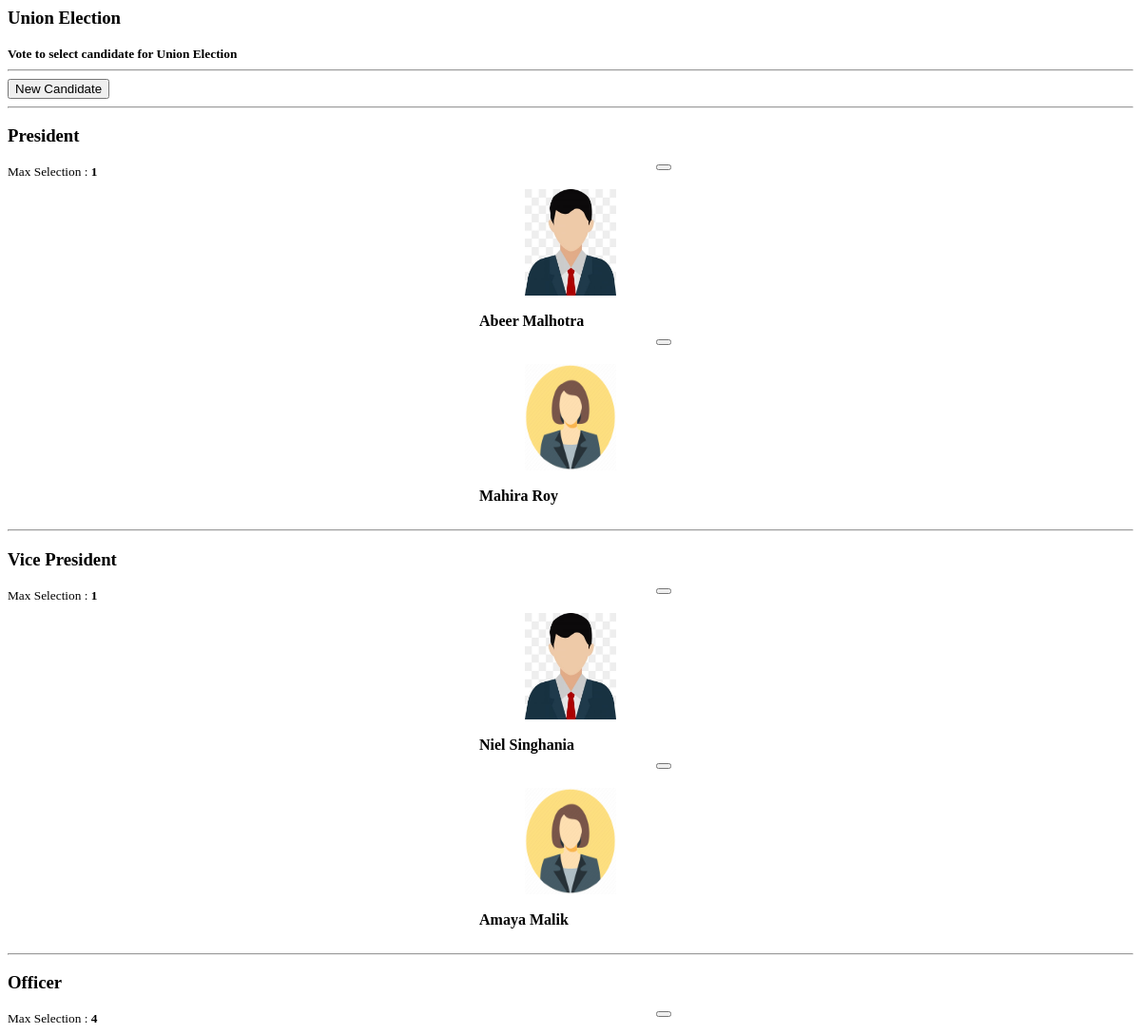
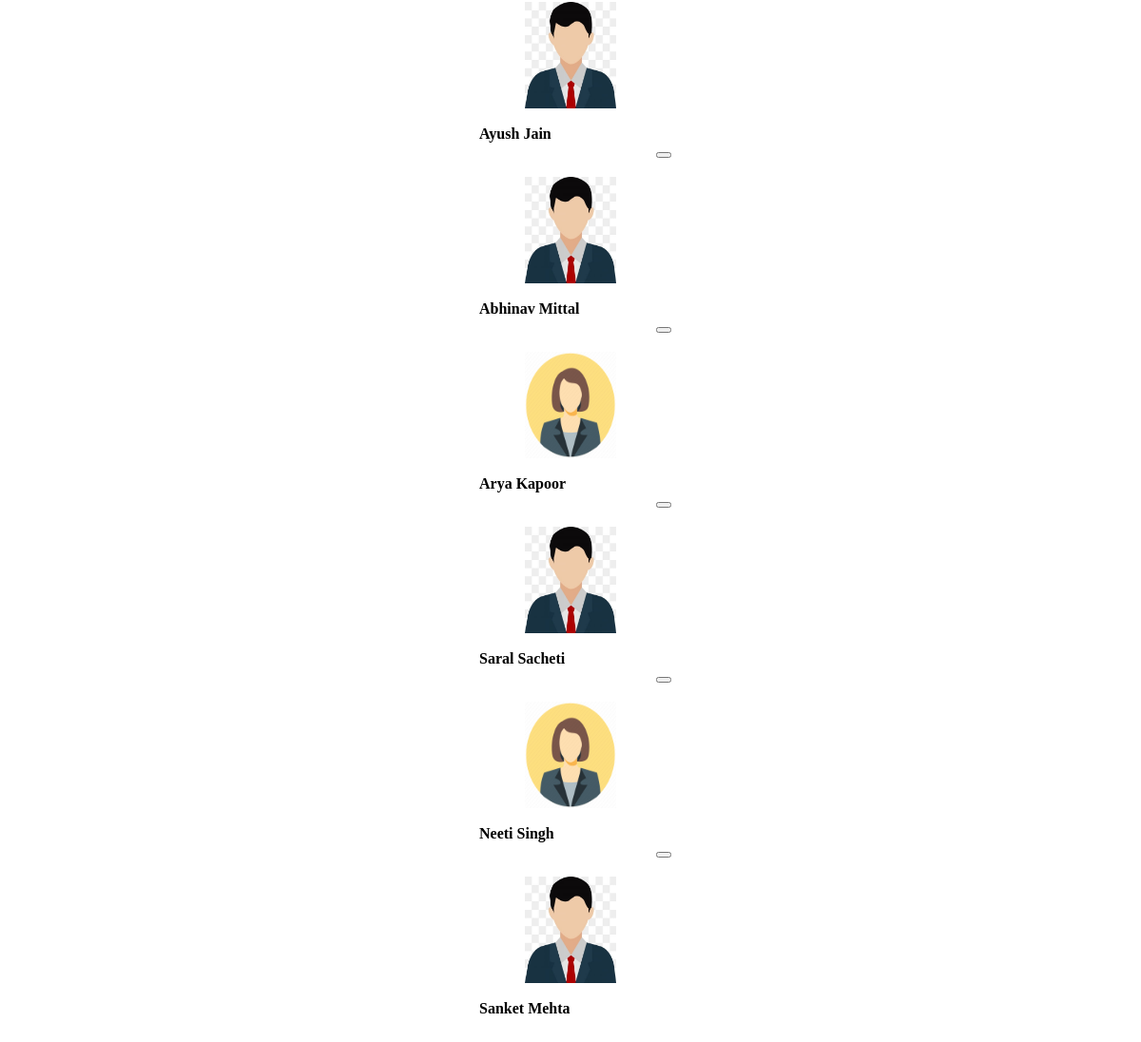
The page /manage_voting.php?id=1 on the database its author committed (2 pictures, top to bottom).
### tables this page shows
CREATE TABLE `category_list` (
  `id` int(30) NOT NULL,
  `category` text NOT NULL
);

CREATE TABLE `voting_opt` (
  `id` int(30) NOT NULL,
  `voting_id` int(30) NOT NULL,
  `category_id` int(30) NOT NULL,
  `image_path` text NOT NULL,
  `opt_txt` text NOT NULL
);

CREATE TABLE `voting_cat_settings` (
  `id` int(30) NOT NULL,
  `voting_id` int(30) NOT NULL,
  `category_id` int(30) NOT NULL,
  `max_selection` int(10) NOT NULL
);

### manage_voting.php (the view, shortened to what this page needs)
<?php include('db_connect.php');?>
<?php
	$opts = $conn->query("SELECT * FROM voting_opt where voting_id=".$_GET['id']);
	$opt_arr = array();
	$set_arr = array();
	while($row=$opts->fetch_assoc()){
		$opt_arr[$row['category_id']][] = $row;
		$set_arr[$row['category_id']] = array('id'=>'','max_selection'=>1);
	}
	$settings = $conn->query("SELECT * FROM voting_cat_settings where voting_id=".$_GET['id']);
	while($row=$settings->fetch_assoc()){
		$set_arr[$row['category_id']] = $row;
	}
?>
<div class="container-fluid">
	<div class="col-lg-12">
		<div class="card">
			<div class="card-body">
				<div class="col-lg-12">
					<div class="text-center">
						<h3><b><?php echo $title ?></b></h3>
						<small><b><?php echo $description; ?></b></small>
					</div>
					<hr>
					<div class="row">
						<div class="col-md-12">
							<button class="btn btn-sm btn-primary float-right" type="button" id="new_opt">New Candidate</button>
						</div>
					</div>
					<?php
					$cats = $conn->query("SELECT * FROM category_list where id in (SELECT category_id from voting_opt where voting_id = '".$_GET['id']."' )");
					while($row = $cats->fetch_assoc()):
					?>
						<hr>
						<div class="row mb-4">
							<div class="col-md-12">
									<div class="text-center">
										<h3><b><?php echo $row['category'] ?></b></h3>
									<small>Max Selection : <b><?php echo $set_arr[$row['id']]['max_selection']; ?></b></small>
									</div>
							</div>
						</div>
						<div class="row mt-3">
						<?php foreach ($opt_arr[$row['id']] as $candidate) {
						?>
							<div class="candidate" style="position: relative;">
								<span class="rem_btn"><button class="btn btn-rounded btn-sm btn-outline-danger del_candidated" data-id="<?php echo $candidate['id'] ?>"><i class="fa fa-trash"></i></button></span>
								<div class="item"  data-id="<?php echo $candidate['id'] ?>">
								<div style="display: flex">
									<img src="assets/img/<?php echo $candidate['image_path'] ?>" alt="">
								</div>
								<br>
								<div class="text-center">
									<large class="text-center"><b><?php echo ucwords($candidate['opt_txt']) ?></b></large>
								</div>
								</div>
							</div>
						<?php } ?>
						</div>
					<?php endwhile; ?>
				</div>
			</div>
		</div>
	</div>
</div>

### manage_voting.php (style rules this page uses)
.candidate { margin: auto; width: 16vw; padding: 10px; cursor: pointer; border-radius: 3px; margin-bottom: 1em }
.candidate img { height: 14vh; width: 8vw; margin: auto; }
span.rem_btn { position: absolute; right: 0; top: -1em; z-index: 10 }

### rows shown on the page
category_list: category "President", id "1"
voting_opt: image_path (picture), opt_txt "Abeer Malhotra"
voting_opt: image_path (picture), opt_txt "Mahira Roy"
category_list: category "Vice President", id.max_selection "1"
voting_opt: image_path (picture), opt_txt "Niel Singhania"
voting_opt: image_path (picture), opt_txt "Amaya Malik"
category_list: category "Officer", id "4"
voting_opt: image_path (picture), opt_txt "Ayush Jain"
voting_opt: image_path (picture), opt_txt "Abhinav Mittal"
voting_opt: image_path (picture), opt_txt "Arya Kapoor"
voting_opt: image_path (picture), opt_txt "Saral Sacheti"
voting_opt: image_path (picture), opt_txt "Neeti Singh"
voting_opt: image_path (picture), opt_txt "Sanket Mehta"

### other values the page prints
$title "Union Election"
$description "Vote to select candidate for Union Election"
